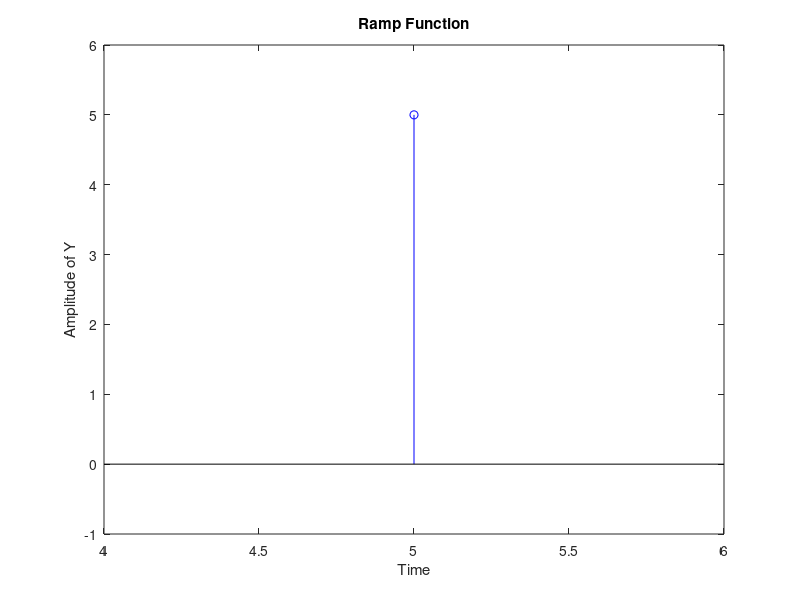

This chart was generated by the following MATLAB code:
close all;
clear all;
clc;

n1 = input ('Enter lower limit'); %-5
n2 = input ('Enter upper limit'); %5
n = n1: 1: n2;
x = n.*[n>=0];
stem (n, x, 'b');
axis([(n1-1) (n2+1) -1 (n2+1)]);   % -x,x,-y,y
title ('Ramp Function');
xlabel ('Time');
ylabel ('Amplitude of Y');